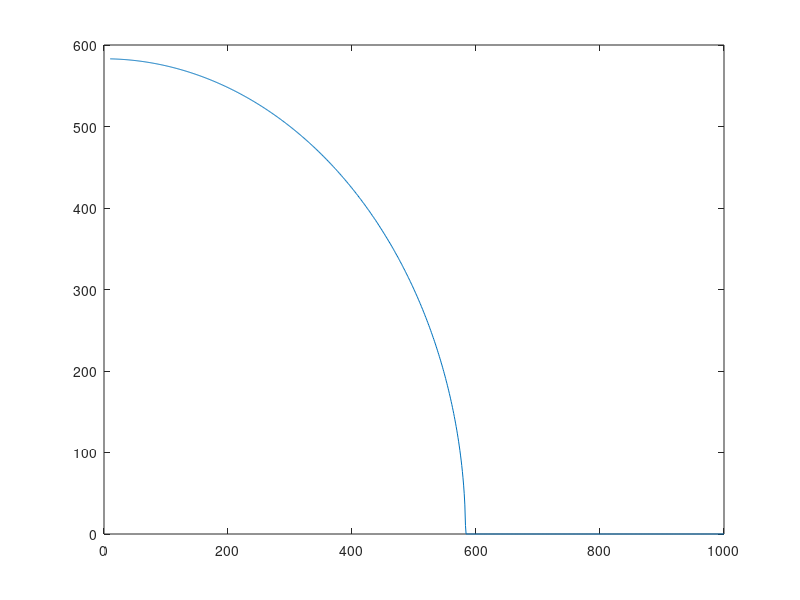
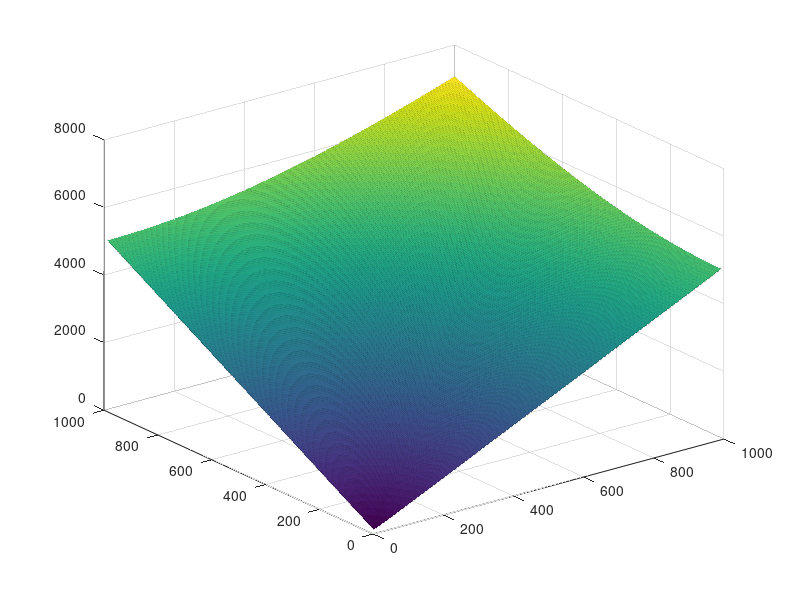

Source code (MATLAB) for these figures, in order:
%Alexandros Fotiadis AEM:10392
% Exercise 4.2

clc;
clear;
close all;

sigma = 5;      % uncertainty for length and width

% a
l = 500;
w = 300;
area_sigma = sqrt(w^2*sigma^2 + l^2*sigma^2);
fprintf("Uncertainty in area: %.4f\n", area_sigma);

l = [10:1000];
w = sqrt(area_sigma^2 - l.^2*sigma^2)/sigma;
figure();
plot(l,w);

% b
w = [10:1000];
n = length(w);
area_sigma = zeros(n);
for i = 1:n
    area_sigma(:,i) = sqrt(w.^2*sigma^2 + l(i)^2*sigma^2);
end
figure();
surf(l,w,area_sigma);